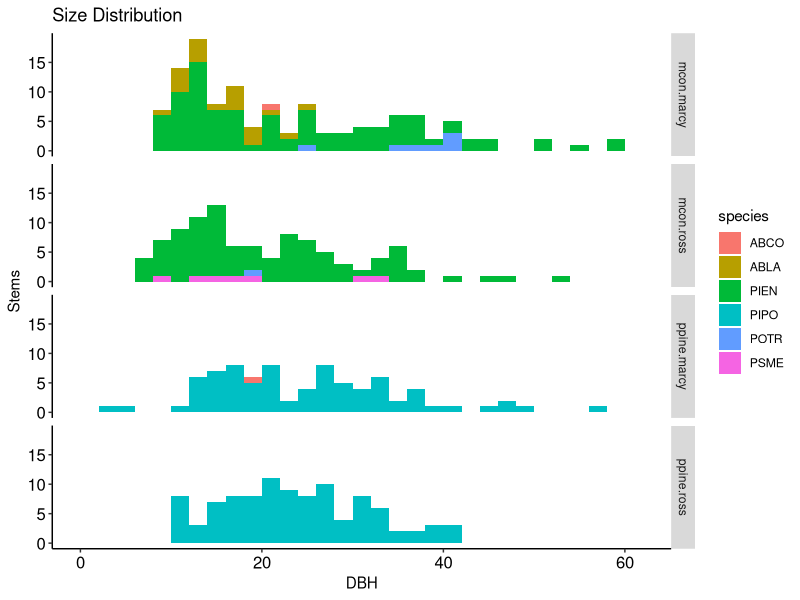
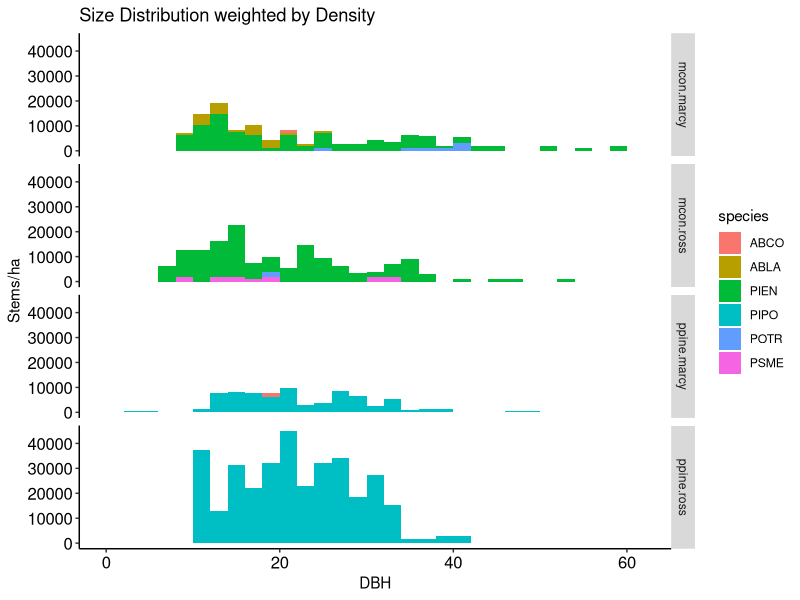
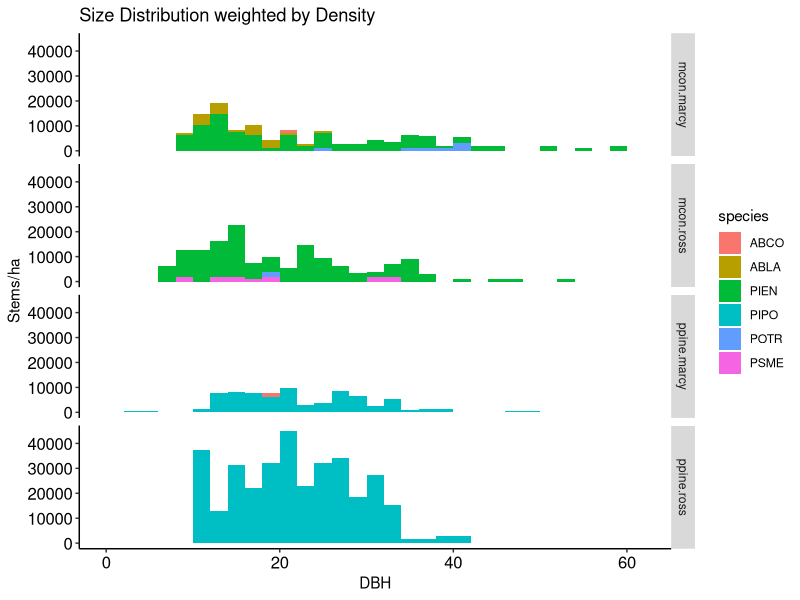

R code for these plots, in order: (Note: this script raises an error after producing the figures.)
library(ggplot2)

# exploratory analysis of Marcy Litvak's Valles Caldera Data

marcy.pipo <- read.csv("raw input files/marcy_ppine_2013.csv", header=T)
marcy.mcon <- read.csv("raw input files/marcy_mcon_2012.csv", header=T)
ross.trees <- read.csv("raw input files/tree_metadata_DOE_plus_valles.csv", na.strings=c("", "NA", "#VALUE!", "*"),header=T)

# subsetting only the valles trees from the overall trees list
summary(ross.trees)
ross.valles <- ross.trees[substr(ross.trees$PlotID,1,1)=="V",]
summary(ross.valles)

# reducing the number of columns in the data frame
ross.valles<- ross.valles[,c("TreeID", "PlotID", "Species","DBH..cm.", "Density..stems.ha.")]
names(ross.valles)<- c("tree.id", "plot.id", "species", "dbh", "density")
summary(ross.valles)

# settign site as a factor
ross.valles$site<- as.factor(substr(ross.valles$plot.id, 1, 2))
summary(ross.valles)

ross.pipo <- ross.valles[substr(ross.valles$plot.id,1,2)=="VL",]
ross.mcon <- ross.valles[substr(ross.valles$plot.id,1,2)=="VU",]
summary(ross.pipo)
summary(ross.mcon)

# Calculating density per plot for Marcy's data; she used 10m plots
summary(marcy.pipo)
marcy.pipo$plot <- as.factor(paste(marcy.pipo$Site, marcy.pipo$Plot_Name, sep=""))


marcy.pipo$count.plot <- ifelse(marcy.pipo$plot=="PPINE1", length(which(marcy.pipo$plot == "PPINE1")),
                                ifelse(marcy.pipo$plot=="PPINE2", length(which(marcy.pipo$plot == "PPINE2")),
                                       ifelse(marcy.pipo$plot=="PPINE3", length(which(marcy.pipo$plot == "PPINE3")),
                                              ifelse(marcy.pipo$plot=="PPINE4", length(which(marcy.pipo$plot == "PPINE4")), ""))))
marcy.pipo$count.plot <- as.numeric(marcy.pipo$count.plot)
marcy.pipo$density <- marcy.pipo$count.plot/(pi*marcy.pipo$Plot_Radius^2)/1e-4

summary(marcy.pipo)

marcy.mcon$plot <- as.factor(paste(marcy.mcon$Site, marcy.mcon$Plot_Name, sep=""))
marcy.mcon$count.plot <- ifelse(marcy.mcon$plot=="MCON1", length(which(marcy.mcon$plot == "MCON1")),
                                ifelse(marcy.mcon$plot=="MCON2", length(which(marcy.mcon$plot == "MCON2")),
                                    ifelse(marcy.mcon$plot=="MCON3", length(which(marcy.mcon$plot == "MCON3")),
                                        ifelse(marcy.mcon$plot=="MCON4", length(which(marcy.mcon$plot == "MCON4")), ""))))

marcy.mcon$count.plot <- as.numeric(marcy.mcon$count.plot)

marcy.mcon$density <- marcy.mcon$count.plot/(pi*marcy.mcon$Plot_Radius^2)/1e-4

summary(marcy.mcon)
#now density is in trees per hectare to match what christy calculated in the DOE spreadsheets.

marcy.valles<- merge(marcy.pipo, marcy.mcon, all.x=T, all.y=T)
summary(marcy.valles)

marcy.valles <- marcy.valles[,c("Site", "Tree_Tag_Number","Species", "DBH_1", "density", "plot")]
summary(marcy.valles)
names(marcy.valles)<- c("site", "tree.id", "species", "dbh", "density", "plot.id")
summary(marcy.valles)

all.valles<-merge(marcy.valles, ross.valles, all.x=T, all.y=T)
summary(all.valles)




all.valles$site<- ifelse(substr(all.valles$site, 1, 2)=="VL", "ppine.ross", 
                         ifelse(substr(all.valles$site,1,2)=="VU", "mcon.ross", 
                                ifelse(all.valles$site=="PPINE", "ppine.marcy", "mcon.marcy")))
all.valles$site<-as.factor(all.valles$site)
summary(all.valles)

dbh.bins1 <- seq(0, max(all.valles$dbh, na.rm=T), 2)


qplot(x=dbh, data=all.valles, geom="histogram", breaks=dbh.bins1, fill=species)+
  facet_grid(site ~ .)+
  theme(axis.line=element_line(color="black", size=0.5), panel.grid.major=element_blank(), panel.grid.minor= element_blank(), panel.border= element_blank(), panel.background= element_blank(), axis.text.x=element_text(angle=0, color="black", size=12), axis.text.y=element_text(color="black", size=12)) + 
  scale_x_continuous(name="DBH")+scale_y_continuous(name="Stems") + ggtitle("Size Distribution") #+ scale_fill_manual(values=as.vector(spp.col.tree$Color))

qplot(x=dbh, data=all.valles, geom="histogram", breaks=dbh.bins1, fill=species, weight=density)+
  facet_grid(site ~ .)+
  theme(axis.line=element_line(color="black", size=0.5), panel.grid.major=element_blank(), panel.grid.minor= element_blank(), panel.border= element_blank(), panel.background= element_blank(), axis.text.x=element_text(angle=0, color="black", size=12), axis.text.y=element_text(color="black", size=12)) + 
  scale_x_continuous(name="DBH")+scale_y_continuous(name="Stems/ha") + ggtitle("Size Distribution weighted by Density") #+ scale_fill_manual(values=as.vector(spp.col.tree$Color))

qplot(x=dbh, data=all.valles, geom="histogram", breaks=dbh.bins1, fill=species, weight=density)+
  facet_grid(site ~ .)+
  theme(axis.line=element_line(color="black", size=0.5), panel.grid.major=element_blank(), panel.grid.minor= element_blank(), panel.border= element_blank(), panel.background= element_blank(), axis.text.x=element_text(angle=0, color="black", size=12), axis.text.y=element_text(color="black", size=12)) + 
  scale_x_continuous(name="DBH")+scale_y_continuous(name="Stems/ha") + ggtitle("Size Distribution weighted by Density") #+ scale_fill_manual(values=as.vector(spp.col.tree$Color))

# -----------------------
# Ignoring species for a minute
valles.plot <- aggregate(all.valles$density, by=list(all.valles$site, all.valles$plot.id), FUN=sum, na.rm=T)
names(valles.plot) <- c("site", "plot.id", "density")
valles.plot

valles.site <- aggregate(valles.plot$density, by=list(valles.plot$site), FUN=mean)
names(valles.site) <- c("site", "density")
valles.site

ggplot()+
  geom_histogram(data=valles.site, aes(x=site, weight=density, fill=site)) +
  geom_histogram(data=valles.plot[valles.plot$plot.id=="VLB",], aes(x=site, weight=density))+
  theme(axis.line=element_line(color="black", size=0.5), panel.grid.major=element_blank(), panel.grid.minor= element_blank(), panel.border= element_blank(), panel.background= element_blank(), axis.text.x=element_text(angle=0, color="black", size=12), axis.text.y=element_text(color="black", size=12)) + 
  scale_x_discrete(name="Site")+scale_y_continuous(name="Stems/ha") + ggtitle("Size Distribution weighted by Density; VLB overlay in black") #+ scale_fill_manual(values=as.vector(spp.col.tree$Color))
  
# -----------------------

all.valles$dbh.2 <- round(all.valles$dbh)
summary(all.valles)


valles.plot2 <- aggregate(all.valles$density, by=list(all.valles$site, all.valles$plot.id, all.valles$species, all.valles$dbh.2), FUN=sum, na.rm=T)
names(valles.plot2) <- c("site", "plot.id", "species", "dbh", "density")
summary(valles.plot2)

library(car)
valles.plot2$site2 <- as.factor(ifelse(substr(valles.plot2$site,1,4)=="mcon", "mcon", "ppine"))

unique(valles.plot2$plot.id)
valles.plot2$plot.id2 <- as.factor(ifelse(substr(valles.plot2$plot.id,1,5)=="PPINE", substr(valles.plot2$plot.id,6,6),
                                ifelse(substr(valles.plot2$plot.id,1,4)=="MCON", substr(valles.plot2$plot.id,5,5),
                                       ifelse(substr(valles.plot2$plot.id,3,3)=="A",5, 6))))
summary(valles.plot2)

qplot(x=dbh, data=valles.plot2, geom="histogram", breaks=dbh.bins1, fill=species, weight=density)+
  facet_grid(plot.id2 ~ site2)+
  theme(axis.line=element_line(color="black", size=0.5), panel.grid.major=element_blank(), panel.grid.minor= element_blank(), panel.border= element_blank(), panel.background= element_blank(), axis.text.x=element_text(angle=0, color="black", size=12), axis.text.y=element_text(color="black", size=12)) + 
  scale_x_continuous(name="DBH")+scale_y_continuous(name="Stems/ha") + ggtitle("Size Distribution weighted by Density") #+ scale_fill_manual(values=as.vector(spp.col.tree$Color))


valles.site2 <- aggregate(valles.plot2$density, by=list(valles.plot2$site, valles.plot2$species, valles.plot2$dbh), FUN=mean)
names(valles.site2) <- c("site", "species", "dbh", "density")
summary(valles.site2)

qplot(x=dbh, data=valles.site2, geom="histogram", breaks=dbh.bins1, fill=species, weight=sum(dbh.bins1/density))+
  facet_grid(site ~ .)+
  theme(axis.line=element_line(color="black", size=0.5), panel.grid.major=element_blank(), panel.grid.minor= element_blank(), panel.border= element_blank(), panel.background= element_blank(), axis.text.x=element_text(angle=0, color="black", size=12), axis.text.y=element_text(color="black", size=12)) + 
  scale_x_continuous(name="DBH")+scale_y_continuous(name="Stems/ha") + ggtitle("Size Distribution weighted by Density") #+ scale_fill_manual(values=as.vector(spp.col.tree$Color))




qplot(x=dbh, data=valles.site2, geom="histogram", breaks=dbh.bins1, fill=species, weight= density)+
  facet_grid(site ~ .)+
  theme(axis.line=element_line(color="black", size=0.5), panel.grid.major=element_blank(), panel.grid.minor= element_blank(), panel.border= element_blank(), panel.background= element_blank(), axis.text.x=element_text(angle=0, color="black", size=12), axis.text.y=element_text(color="black", size=12)) + 
  scale_x_continuous(name="DBH")+scale_y_continuous(name="Stems/ha") + ggtitle("Size Distribution weighted by Density") #+ scale_fill_manual(values=as.vector(spp.col.tree$Color))

test <- t.test(marcy.pipo$DBH_1, ross.pipo$dbh, na.rm=T)
summary(test)
test

####################################################
# converting Marcy's numbers to biomass
####################################################


